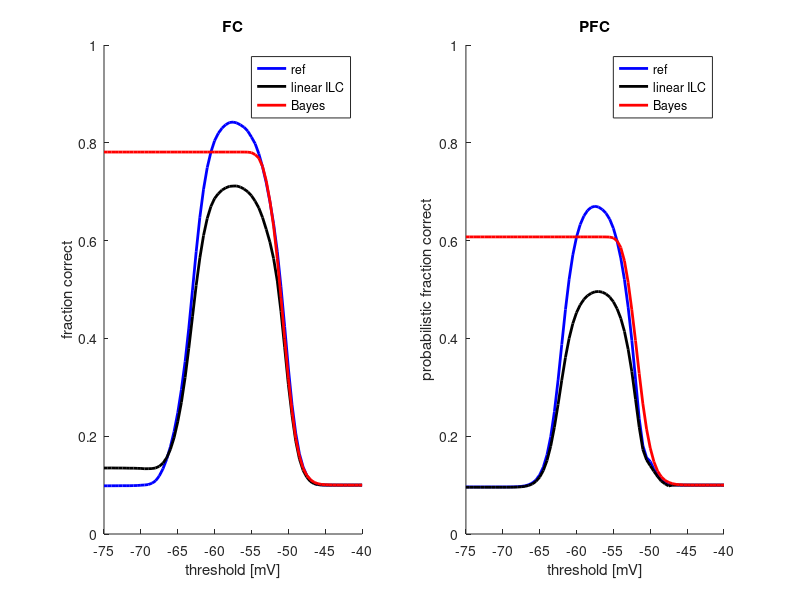

MATLAB code to generate this figure:
clear all
close all

load('script_2d_privatenoise_ref_data.mat','thresholds','FC_LIN','PFC_LIN');
thresholds1 = thresholds;
FC_REF = FC_LIN;
PFC_REF = PFC_LIN;

load('script_2d_ILC_data.mat','FC_LIN','PFC_LIN');
FC_ILC = FC_LIN;
PFC_ILC = PFC_LIN;

load('script_2d_Bayes_ILC_data.mat','thresholds','FC_OPT','PFC_OPT');

figure('units','normalized','outerposition',[0 0 1 1],'color','w')

subplot(1,2,1)
hold on

p1 = plot(thresholds1,FC_REF,'color','b','linewidth',2);
p2 = plot(thresholds1,FC_ILC,'color','k','linewidth',2);
p3 = plot(thresholds,FC_OPT,'color','r','linewidth',2);

legend([p1,p2,p3],{'ref','linear ILC','Bayes'})

axis([thresholds(1) thresholds(end) 0 1])
xlabel('threshold [mV]');
ylabel('fraction correct');
title('FC')

subplot(1,2,2)
hold on

p1 = plot(thresholds1,PFC_REF,'color','b','linewidth',2);
p2 = plot(thresholds1,PFC_ILC,'color','k','linewidth',2);
p3 = plot(thresholds,PFC_OPT,'color','r','linewidth',2);

legend([p1,p2,p3],{'ref','linear ILC','Bayes'})

axis([thresholds(1) thresholds(end) 0 1])
xlabel('threshold [mV]');
ylabel('probabilistic fraction correct');
title('PFC')

saveas(gcf,'plots.png');